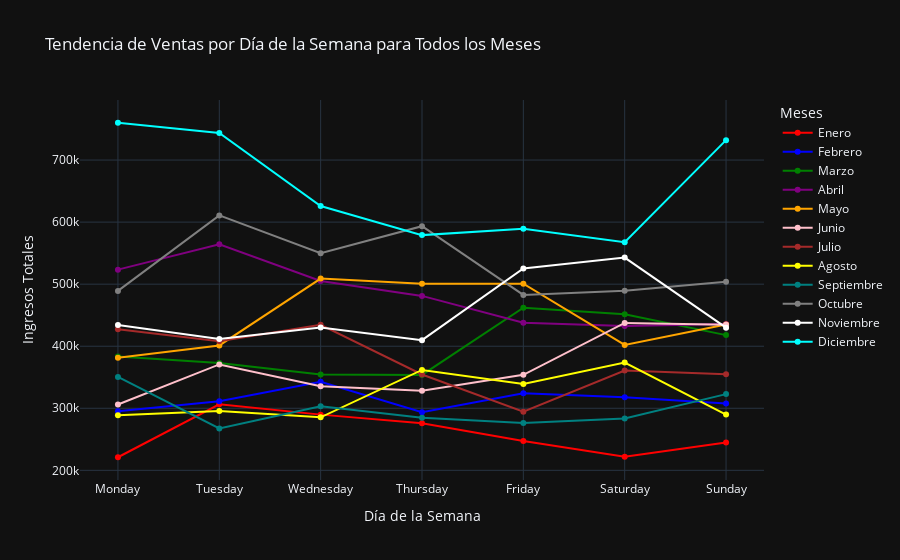

The notebook cell saved with this chart:
### Code cell
fig = go.Figure()

# hice mi propia paleta de colores para cada mes
colores_mes = {
    'Enero': 'red',
    'Febrero': 'blue',
    'Marzo': 'green',
    'Abril': 'purple',
    'Mayo': 'orange',
    'Junio': 'pink',
    'Julio': 'brown',
    'Agosto': 'yellow',
    'Septiembre': 'teal',
    'Octubre': 'gray',
    'Noviembre': 'white',
    'Diciembre': 'cyan'
}

for mes in meses:
    df_mes = dataframes[mes]
    
    # Extraemos el día de la semana
    df_mes['Día de la Semana'] = df_mes['Fecha de Pedido'].dt.day_name()
    
    # Agrupar por día de la semana
    ventas_por_dia = df_mes.groupby('Día de la Semana')['Ingreso Total'].sum()
    
    # Asegurar el orden correcto de los días
    dias_ordenados = ['Monday', 'Tuesday', 'Wednesday', 'Thursday', 'Friday', 'Saturday', 'Sunday']
    ventas_por_dia = ventas_por_dia.reindex(dias_ordenados)
    
    # trazar las lineas
    fig.add_trace(go.Scatter(
        x=ventas_por_dia.index,
        y=ventas_por_dia.values,
        mode='lines+markers',
        name=mes,
        line=dict(color=colores_mes[mes])  # Asignamos el color específico al mes
    ))

fig.update_layout(
    title='Tendencia de Ventas por Día de la Semana para Todos los Meses',
    xaxis_title='Día de la Semana',
    yaxis_title='Ingresos Totales',
    legend_title='Meses',
    template='plotly_dark'
)

fig.show()

# Crear un gráfico de comparación
fig_dias_laborales = go.Figure()

# Calcular la media de ventas totales para días laborables y fines de semana
dias_laborales = ['Monday', 'Tuesday', 'Wednesday', 'Thursday', 'Friday']
ventas_media_dias_laborales = []
ventas_media_fines_semana = []

for mes in meses:
    df_mes = dataframes[mes]
    
    df_mes['Día de la Semana'] = df_mes['Fecha de Pedido'].dt.day_name()
    ventas_por_dia = df_mes.groupby('Día de la Semana')['Ingreso Total'].sum()
    
    # Calcular la media de ventas de días laborables
    total_laborales = ventas_por_dia[dias_laborales].mean()
    # Calcular la media de ventas de fines de semana
    total_fines_semana = ventas_por_dia[['Saturday', 'Sunday']].mean()  # Cambiar suma por media
    
    ventas_media_dias_laborales.append(total_laborales)
    ventas_media_fines_semana.append(total_fines_semana)

# Crear un DataFrame para las comparaciones
df_comparacion = pd.DataFrame({
    'Mes': meses,
    'Media Días Laborables': ventas_media_dias_laborales,
    'Media Fines de Semana': ventas_media_fines_semana
})

# Graficar las diferencias
fig_dias_laborales.add_trace(go.Bar(
    x=df_comparacion['Mes'],
    y=df_comparacion['Media Días Laborables'],
    name='Media Días Laborables',
    marker_color='blue'
))
fig_dias_laborales.add_trace(go.Bar(
    x=df_comparacion['Mes'],
    y=df_comparacion['Media Fines de Semana'],
    name='Media Fines de Semana',
    marker_color='orange'
))

# Configurar el gráfico de días laborables vs fines de semana
fig_dias_laborales.update_layout(
    title='Comparación de la Media de Ventas entre Días Laborables y Fines de Semana',
    xaxis_title='Mes',
    yaxis_title='Ingresos Totales',
    barmode='group',
    legend_title='Tipo de Día',
    template='plotly_dark'
)

### Figure 1 — Plotly figure (JSON) as saved in the notebook; plotly's stock layout.template omitted (floating-point values rounded to 4 significant figures)
{"data": [{"line": {"color": "red"}, "mode": "lines+markers", "name": "Enero", "type": "scatter", "x": ["Monday", "Tuesday", "Wednesday", "Thursday", "Friday", "Saturday", "Sunday"], "y": [221074, 306432, 289761, 275785, 247303, 221942, 244763]}, {"line": {"color": "blue"}, "mode": "lines+markers", "name": "Febrero", "type": "scatter", "x": ["Monday", "Tuesday", "Wednesday", "Thursday", "Friday", "Saturday", "Sunday"], "y": [295333, 311356, 342741, 293689, 324342, 317890, 307793]}, {"line": {"color": "green"}, "mode": "lines+markers", "name": "Marzo", "type": "scatter", "x": ["Monday", "Tuesday", "Wednesday", "Thursday", "Friday", "Saturday", "Sunday"], "y": [383251, 373042, 354604, 353720, 462116, 451404, 417894]}, {"line": {"color": "purple"}, "mode": "lines+markers", "name": "Abril", "type": "scatter", "x": ["Monday", "Tuesday", "Wednesday", "Thursday", "Friday", "Saturday", "Sunday"], "y": [523425, 564393, 505014, 481113, 437686, 432770, 435937]}, {"line": {"color": "orange"}, "mode": "lines+markers", "name": "Mayo", "type": "scatter", "x": ["Monday", "Tuesday", "Wednesday", "Thursday", "Friday", "Saturday", "Sunday"], "y": [381343, 401279, 508998, 500804, 500848, 402114, 434881]}, {"line": {"color": "pink"}, "mode": "lines+markers", "name": "Junio", "type": "scatter", "x": ["Monday", "Tuesday", "Wednesday", "Thursday", "Friday", "Saturday", "Sunday"], "y": [306023, 370654, 335628, 328351, 353857, 437550, 434612]}, {"line": {"color": "brown"}, "mode": "lines+markers", "name": "Julio", "type": "scatter", "x": ["Monday", "Tuesday", "Wednesday", "Thursday", "Friday", "Saturday", "Sunday"], "y": [427408, 408197, 434473, 354405, 294542, 360777, 354769]}, {"line": {"color": "yellow"}, "mode": "lines+markers", "name": "Agosto", "type": "scatter", "x": ["Monday", "Tuesday", "Wednesday", "Thursday", "Friday", "Saturday", "Sunday"], "y": [288728, 295666, 285415, 361832, 339099, 373600, 289803]}, {"line": {"color": "teal"}, "mode": "lines+markers", "name": "Septiembre", "type": "scatter", "x": ["Monday", "Tuesday", "Wednesday", "Thursday", "Friday", "Saturday", "Sunday"], "y": [350489, 267477, 303104, 284780, 276291, 283703, 322839]}, {"line": {"color": "gray"}, "mode": "lines+markers", "name": "Octubre", "type": "scatter", "x": ["Monday", "Tuesday", "Wednesday", "Thursday", "Friday", "Saturday", "Sunday"], "y": [489122, 610817, 550018, 593415, 482645, 489342, 504005]}, {"line": {"color": "white"}, "mode": "lines+markers", "name": "Noviembre", "type": "scatter", "x": ["Monday", "Tuesday", "Wednesday", "Thursday", "Friday", "Saturday", "Sunday"], "y": [434032, 411505, 430297, 409776, 525332, 542807, 429938]}, {"line": {"color": "cyan"}, "mode": "lines+markers", "name": "Diciembre", "type": "scatter", "x": ["Monday", "Tuesday", "Wednesday", "Thursday", "Friday", "Saturday", "Sunday"], "y": [760134, 743600, 625946, 579041, 589237, 567656, 732063]}], "layout": {"legend": {"title": {"text": "Meses"}}, "title": {"text": "Tendencia de Ventas por Día de la Semana para Todos los Meses"}, "xaxis": {"title": {"text": "Día de la Semana"}}, "yaxis": {"title": {"text": "Ingresos Totales"}}}}
